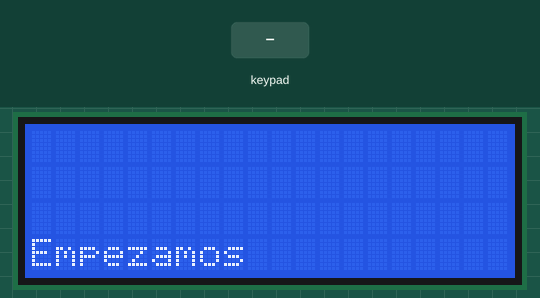
This sketch was run on a simulated Arduino Mega 2560, built with avr-gcc and run on an emulated ATmega2560. Shown: 20×4 character LCD. The test bench sets the inputs (shaded band).

Above: at 1.3 s.
1.4 s: keypad keys 0 0 0 # pressed 0.4 s apart
At 3.4 s:
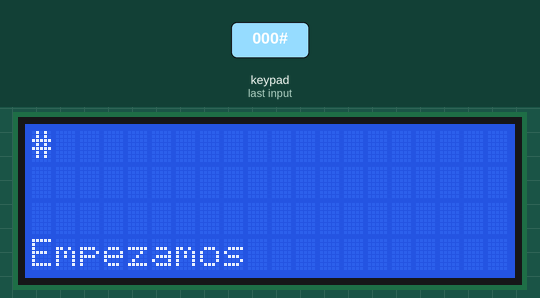
4.5 s: keypad keys 0 0 0 * pressed 0.4 s apart
At 7.0 s:
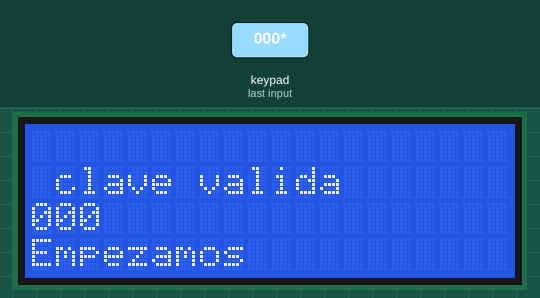
7.6 s: key '1' pressed
9.1 s: key 'A' pressed
10.6 s: key 'B' pressed
12.1 s: keypad keys 0 0 0 D pressed 0.4 s apart
Timing chart, 0 to 15.1 s (numbered marks = the images above; inputs shaded):
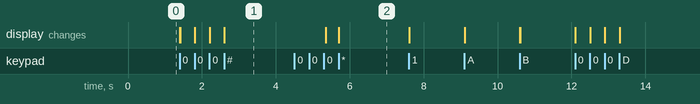

The sketch:

teclado_final.ino
```cpp
#include <Keypad.h>
#include <LiquidCrystal_I2C.h>
#include <Wire.h>
LiquidCrystal_I2C lcd(0x3F,20,4);

String clave= "000";
char inicia_clave= '#';
String claves_validas []= {"426", "010","766"};
const byte filas =4;
int n=0;
const byte columnas=4;
byte pinsFilas[filas]= {29,28,27,26};
byte pinsColumnas[columnas]={25,24,23,22};
char
teclas[filas][columnas]={
  {'1','2','3','A'},
  {'4','5','6','B'},
  {'7','8','9','C'},
  {'*','0','#','D'},

};
Keypad teclado = Keypad(makeKeymap(teclas), pinsFilas, pinsColumnas, filas, columnas);

char tecla;
void setup() {
   lcd.init();
   lcd.begin(20,4);
   lcd.backlight();
   lcd.setCursor (0,3);
   lcd.print ("Empezamos");

Serial.begin(9600);
}

void loop() {
tecla=teclado.getKey();
lcd.setCursor(0,0);
lcd.print (tecla);
if (tecla != 0){

  if (inicia_clave== tecla){
while (n<3){
  clave[n]=teclado.waitForKey();
  n=n+1;

}
lcd.setCursor(0,2);
lcd.println(clave);
for (int i=0; i <=2;i++){
  if (clave==claves_validas[i]){
  lcd.setCursor(0,1);
  lcd.println("clave invalida");
}else{
   lcd.setCursor(0,1);
  lcd.println(" clave valida");
}if (tecla=='D'){
  lcd.init();
   lcd.begin(20,4);
   lcd.backlight();
   lcd.setCursor (0,3);
   lcd.print ("Empezamos");

}

}}}}
```

Measured:
- after the input at 1.4 s, the display: first changes at once (image 1 shows a later state)
- after the input at 4.5 s, the display: first changes after 0.85 s (image 2 shows a later state)
